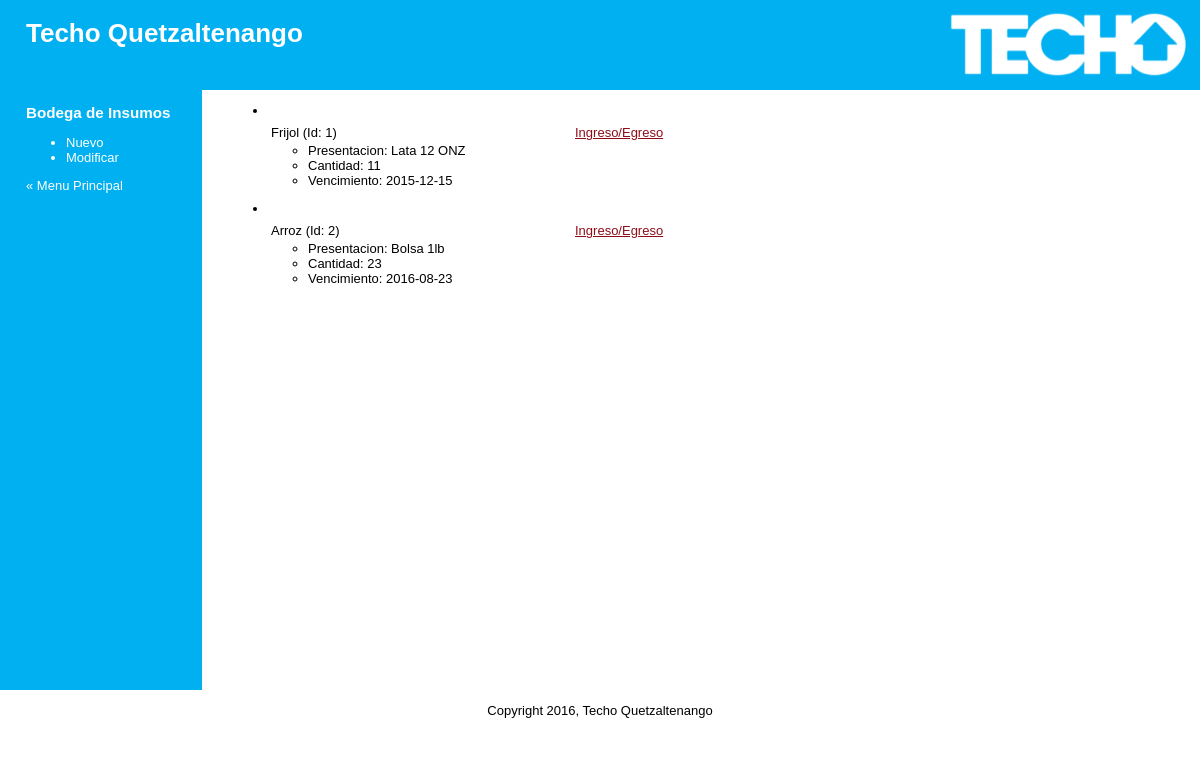
Page /WebApp/Techo/public/manage_insumos.php (signed in) on the committed database.
### tables this page shows
CREATE TABLE `insumos` (
  `Id` int(11) NOT NULL,
  `Producto` varchar(100) NOT NULL,
  `Presentacion` varchar(100) NOT NULL,
  `Cantidad` int(11) NOT NULL,
  `Expira` date NOT NULL
);

### WebApp/Techo/public/manage_insumos.php (the view, shortened to what this page needs)
<?php require_once("../includes/db_connection.php"); ?>
<?php require_once("../includes/functions.php"); ?>
<?php include("../includes/layouts/header.php"); ?>
<div id="main">
  <div id="navigation">
		<?php echo navigation_insumos();?>
  </div>
  <div id="page">
    <?php $insumos_set = find_all_insumos();?>
        <?php
			while($insumos = mysqli_fetch_assoc($insumos_set)) {
        ?>
            <ul class="insumos">
                <table>
                    <tr>
                    <th style="text-align: left; width: 300px;"></th>
                    </tr>
                    <li>
                        <tr>
                            <td><?php echo htmlentities($insumos["Producto"] . " (Id: " . $insumos["Id"] . ")"); ?></td>
                            <td><a href="new_update_insumos.php?id=<?php echo urlencode($insumos["Id"]); ?>">Ingreso/Egreso</a></td>
                        </tr>
                    </li>
                </table>
                <ul>
                    <li>Presentacion: <?php echo $insumos["Presentacion"]; ?></li>
                    <li>Cantidad: <?php echo $insumos["Cantidad"]; ?></li>
                    <li>Vencimiento: <?php echo $insumos["Expira"]; ?></li>
                </ul>
            </ul>
            <?php } ?>
  </div>
</div>
<?php include("../includes/layouts/footer.php");?>

### WebApp/Techo/public/stylesheets/public.css (style rules this page uses)
html { height: 100%; width: 100%; }
body { width: 100%; height: 100%; margin: 0; padding: 0; border: 0; font-family: Verdana, Arial, Helvetica, sans-serif; font-size: 13px; line-height: 15px; background: white; }
a { color: #8D0D19; }
#main { height: 600px; width: 100%; margin: 0; padding: 0; background: white; }
#navigation { float: left; width: 150px; height: 100%; margin: 0; padding: 0 2em; color: white; background: #00B0F0; }
#page { float: left; height: 100%; padding-left: 2em; vertical-align: top; background: white; overflow-y: hidden; }

### rows in the picture
insumos: Producto+Id "Frijol (Id: 1)", Presentacion "Lata 12 ONZ", Cantidad "11", Expira "2015-12-15"
insumos: Producto+Id "Arroz (Id: 2)", Presentacion "Bolsa 1lb", Cantidad "23", Expira "2016-08-23"
